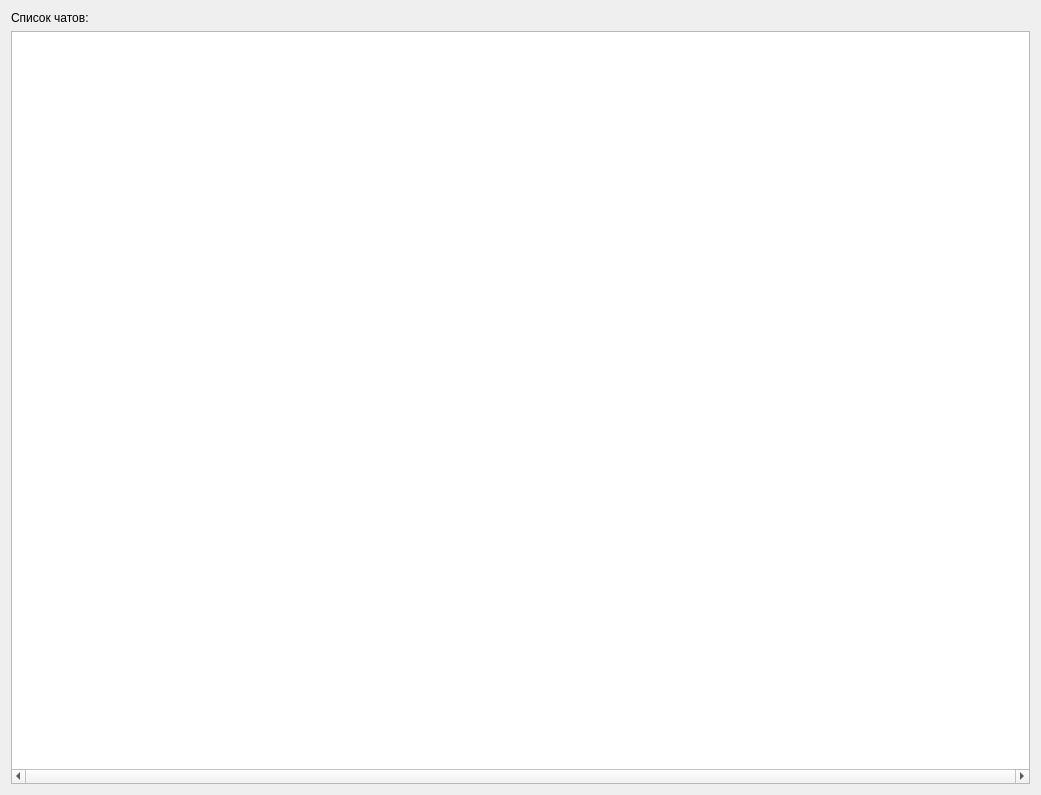
<?xml version="1.0" encoding="UTF-8"?>
<ui version="4.0">
 <class>ScreenChatList</class>
 <widget class="QWidget" name="ScreenChatList">
  <property name="geometry">
   <rect>
    <x>0</x>
    <y>0</y>
    <width>1041</width>
    <height>795</height>
   </rect>
  </property>
  <property name="sizePolicy">
   <sizepolicy hsizetype="Expanding" vsizetype="Expanding">
    <horstretch>0</horstretch>
    <verstretch>0</verstretch>
   </sizepolicy>
  </property>
  <property name="windowTitle">
   <string>Form</string>
  </property>
  <layout class="QVBoxLayout" name="verticalLayout">
   <item>
    <widget class="QLabel" name="label">
     <property name="text">
      <string>Список чатов:</string>
     </property>
    </widget>
   </item>
   <item>
    <widget class="QListView" name="chatListView">
     <property name="sizePolicy">
      <sizepolicy hsizetype="Expanding" vsizetype="Expanding">
       <horstretch>0</horstretch>
       <verstretch>0</verstretch>
      </sizepolicy>
     </property>
     <property name="mouseTracking">
      <bool>true</bool>
     </property>
     <property name="horizontalScrollBarPolicy">
      <enum>Qt::ScrollBarPolicy::ScrollBarAlwaysOn</enum>
     </property>
     <property name="verticalScrollMode">
      <enum>QAbstractItemView::ScrollMode::ScrollPerPixel</enum>
     </property>
     <property name="horizontalScrollMode">
      <enum>QAbstractItemView::ScrollMode::ScrollPerPixel</enum>
     </property>
    </widget>
   </item>
  </layout>
 </widget>
 <resources/>
 <connections/>
</ui>
